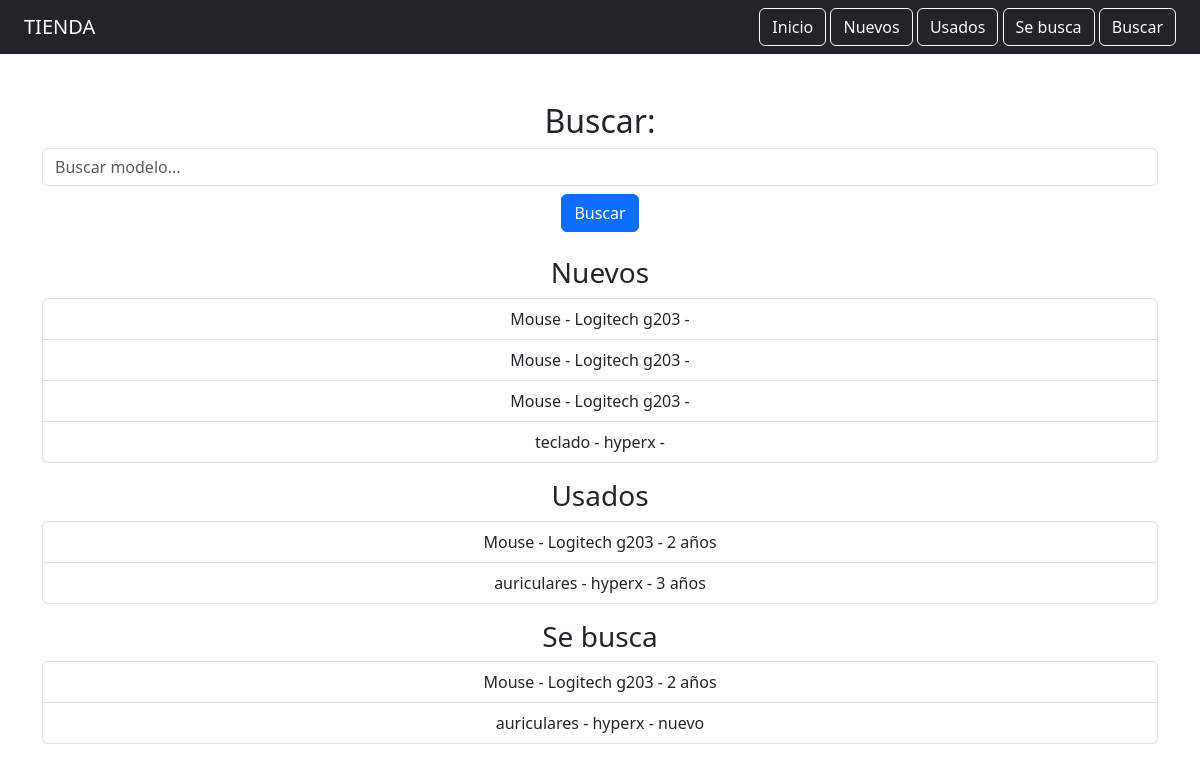
The page /buscar/ on the database its author committed.
### app/models.py (models this page shows)
class PerifericosNuevos(models.Model):
    tipo = models.CharField(max_length=50)
    modelo = models.CharField(max_length=100)

class PerifericosUsados(models.Model):
    tipo = models.CharField(max_length=50)
    modelo = models.CharField(max_length=100)
    antiguedad = models.CharField(max_length=50)

class SeBusca(models.Model):
    tipo = models.CharField(max_length=50)
    modelo = models.CharField(max_length=100)
    antiguedad = models.CharField(max_length=50)

### app/views.py (the view)
# urls.py: path('buscar/', buscar),
def buscar(request):
    query = request.GET.get("modelo", "")
    resultados_nuevos = PerifericosNuevos.objects.filter(modelo__icontains=query)
    resultados_usados = PerifericosUsados.objects.filter(modelo__icontains=query)
    resultados_busca = SeBusca.objects.filter(modelo__icontains=query)
    return render(request, "app/buscar.html", {
        "query": query,
        "nuevos": resultados_nuevos,
        "usados": resultados_usados,
        "busca": resultados_busca
    })

### templates/app/buscar.html
{% extends "app/base.html" %}
{% block contenido %}
<h2>Buscar: {{ query }}</h2>
<form method="GET" class="mb-4">
    <input type="text" name="modelo" class="form-control" placeholder="Buscar modelo...">
    <button class="btn btn-primary mt-2">Buscar</button>
</form>
<h3>Nuevos</h3>
<ul class="list-group mb-3">
{% for n in nuevos %}
    <li class="list-group-item">{{ n.tipo }} - {{ n.modelo }} - {{ n.antiguedad }}</li>
{% empty %}
    <li class="list-group-item">Sin resultados</li>
{% endfor %}
</ul>
<h3>Usados</h3>
<ul class="list-group mb-3">
{% for u in usados %}
    <li class="list-group-item">{{ u.tipo }} - {{ u.modelo }} - {{ u.antiguedad }}</li>
{% empty %}
    <li class="list-group-item">Sin resultados</li>
{% endfor %}
</ul>
<h3>Se busca</h3>
<ul class="list-group">
{% for b in busca %}
    <li class="list-group-item">{{ b.tipo }} - {{ b.modelo }} - {{ b.antiguedad }}</li>
{% empty %}
    <li class="list-group-item">Sin resultados</li>
{% endfor %}
</ul>
{% endblock %}

### templates/app/base.html (shortened to what this page needs)
<!DOCTYPE html>
<html>
<head>
    <link href="https://cdn.jsdelivr.net/npm/bootstrap@5.3.0/dist/css/bootstrap.min.css" rel="stylesheet">
</head>
<body>
<nav class="navbar navbar-dark bg-dark px-4">
    <span class="navbar-brand mb-0 h1">TIENDA</span>
    <div>
        <a class="btn btn-outline-light" href="/">Inicio</a>
        <a class="btn btn-outline-light" href="/nuevo/">Nuevos</a>
        <a class="btn btn-outline-light" href="/usado/">Usados</a>
        <a class="btn btn-outline-light" href="/busca/">Se busca</a>
        <a class="btn btn-outline-light" href="/buscar/">Buscar</a>
    </div>
</nav>
<div class="container mt-5 text-center">
    {% block contenido %}
    {% endblock %}
</div>
</body>
</html>

### rows shown on the page
PerifericosNuevos: tipo "Mouse", modelo "Logitech g203"
PerifericosNuevos: tipo "Mouse", modelo "Logitech g203"
PerifericosNuevos: tipo "Mouse", modelo "Logitech g203"
PerifericosNuevos: tipo "teclado", modelo "hyperx"
PerifericosUsados: tipo "Mouse", modelo "Logitech g203", antiguedad "2 años"
PerifericosUsados: tipo "auriculares", modelo "hyperx", antiguedad "3 años"
SeBusca: tipo "Mouse", modelo "Logitech g203", antiguedad "2 años"
SeBusca: tipo "auriculares", modelo "hyperx", antiguedad "nuevo"
